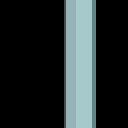

A level layout from a 2D game, rendered from its tile map. Below: a short description, then the map file with its tile-grid data intact:
An orthogonal 4x4 tile map with 32x32 px tiles, 1 tile layer (Tile Layer 1).

<map version="1.2" tiledversion="1.2.2" orientation="orthogonal" renderorder="right-down" width="4" height="4" tilewidth="32" tileheight="32" infinite="0" nextlayerid="2" nextobjectid="1">
 <tileset firstgid="1" source="tilesheet_complete_total.tsx" />
 <layer id="1" name="Tile Layer 1" width="4" height="4">
  <data encoding="csv">
0,0,4472,0,
0,0,4472,0,
0,0,4472,0,
0,0,4472,0
</data>
 </layer>
</map>
